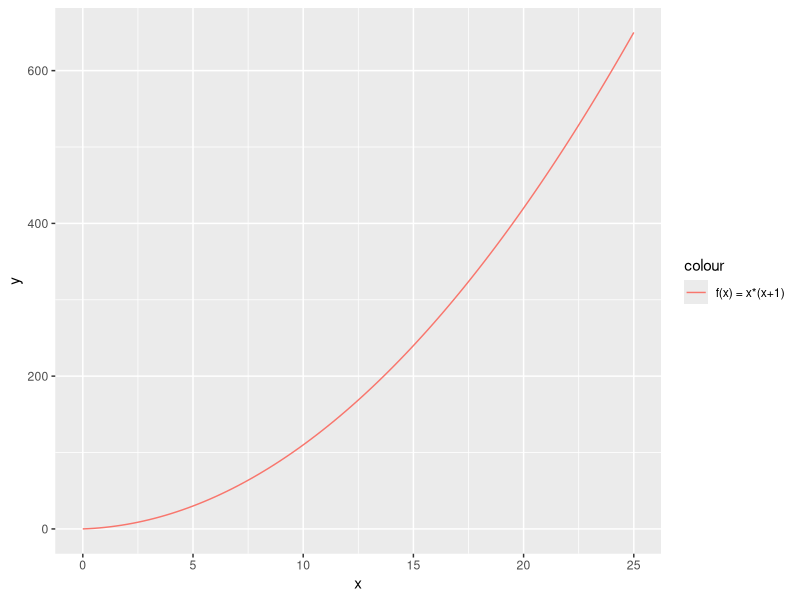
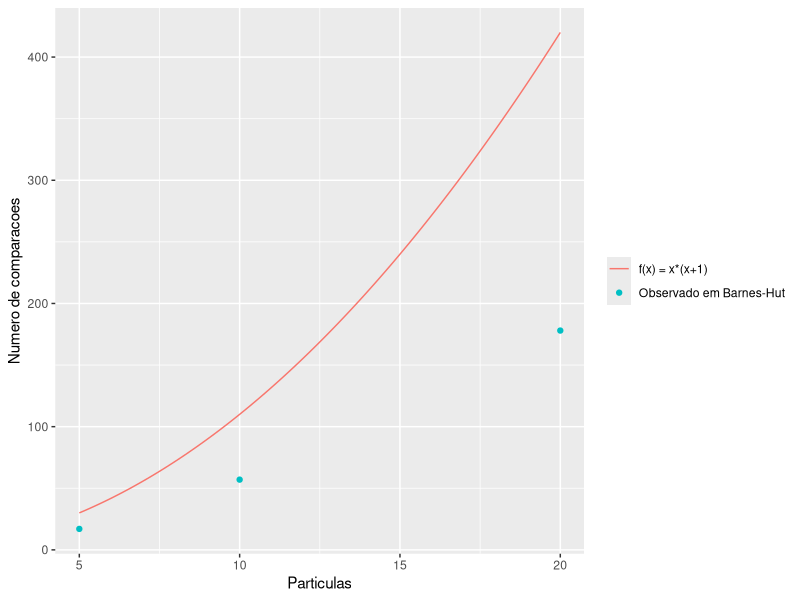

The R source for these figures, in order:
library(ggplot2)

observed <- read.table("dat.txt")

ggplot(data.frame(x=c(0,25)), aes(x)) +
  stat_function(fun=function(x)x*(x+1), geom="line", aes(colour="f(x) = x*(x+1)"))


ggplot(observed, aes(V1, V2)) + 
  geom_point(aes(colour = "Observado em Barnes-Hut")) +
  stat_function(fun=function(x)x*(x+1), geom="line", aes(colour="f(x) = x*(x+1)")) +
  xlab("Particulas") +
  ylab("Numero de comparacoes") +
  theme(legend.title=element_blank())

